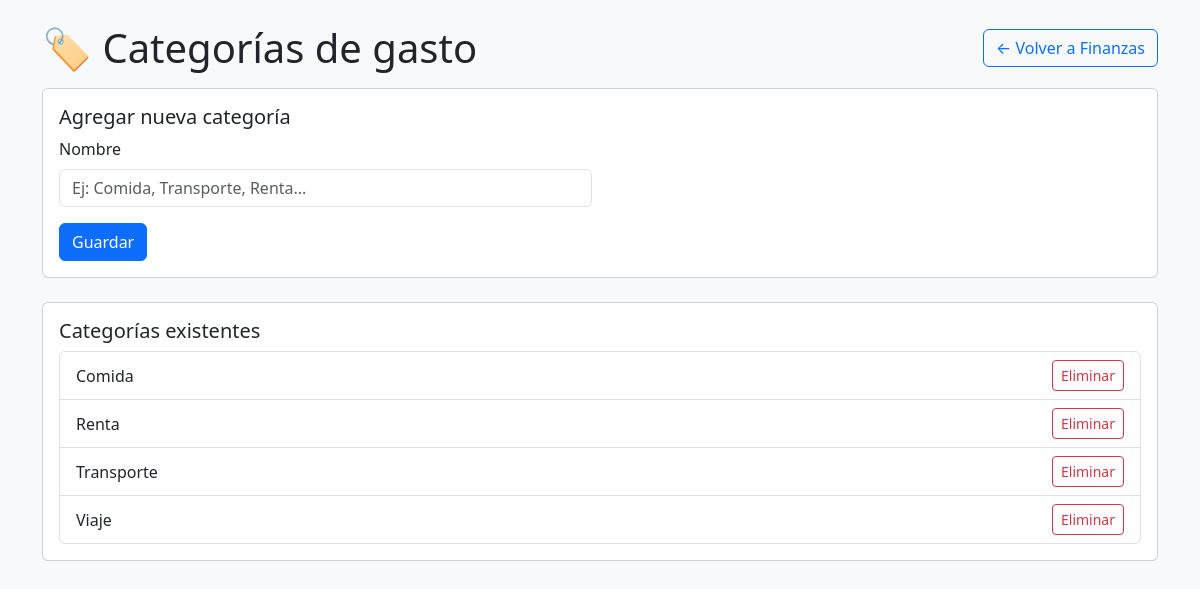
The app's page /categorias, older data.
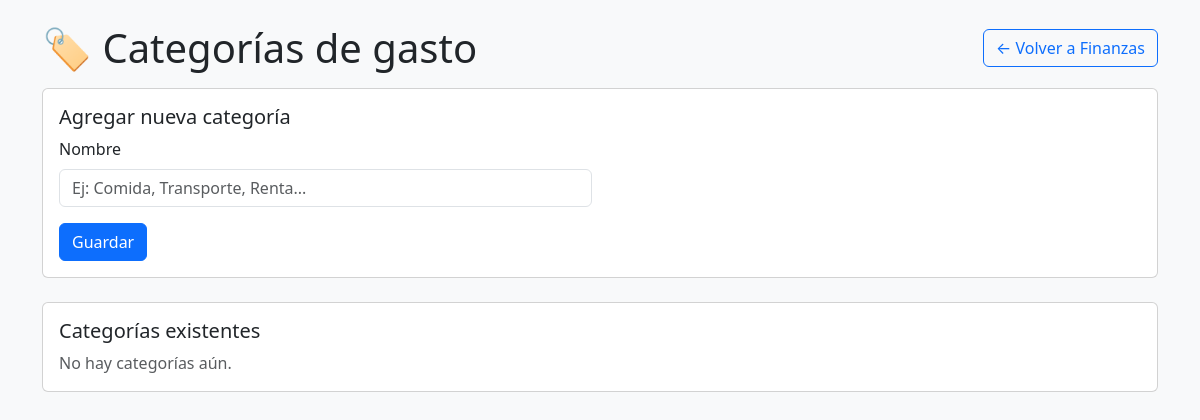
The same page, newer data.
### app.py (models this page shows, shortened)
class Categoria(db.Model):
    __tablename__ = "categorias"
    id = db.Column(db.Integer, primary_key=True)
    nombre = db.Column(db.String(100), unique=True, nullable=False)

### app.py (the view, shortened to what this page needs)
@app.route("/categorias", methods=["GET", "POST"])
def manejar_categorias():
    error = None
    eliminar_id = request.args.get("eliminar")
    if eliminar_id:
        cat = Categoria.query.get(eliminar_id)
        if cat:
            db.session.delete(cat)
            db.session.commit()
            return redirect(url_for("manejar_categorias"))
    categorias = Categoria.query.order_by(Categoria.nombre).all()
    return render_template("categorias.html", categorias=categorias, error=error)

### templates/categorias.html (shortened to what this page needs)
<!DOCTYPE html>
<html lang="es">
<head>
  <link
    href="https://cdn.jsdelivr.net/npm/bootstrap@5.3.2/dist/css/bootstrap.min.css"
    rel="stylesheet"
  >
</head>
<body class="bg-light">
  <div class="container py-4">
    <div class="d-flex justify-content-between align-items-center mb-3">
      <h1 class="mb-0">🏷️ Categorías de gasto</h1>
      <a href="{{ url_for('index') }}" class="btn btn-outline-primary">
        ← Volver a Finanzas
      </a>
    </div>
    <div class="card mb-4">
      <div class="card-body">
        <h5 class="card-title">Agregar nueva categoría</h5>
        <form method="POST" action="{{ url_for('manejar_categorias') }}">
          <div class="row g-3">
            <div class="col-md-6">
              <label class="form-label">Nombre</label>
              <input type="text" class="form-control" name="nombre" placeholder="Ej: Comida, Transporte, Renta..." required>
            </div>
          </div>
          <button type="submit" class="btn btn-primary mt-3">Guardar</button>
        </form>
      </div>
    </div>
    <div class="card">
      <div class="card-body">
        <h5 class="card-title">Categorías existentes</h5>
        {% if categorias %}
          <ul class="list-group">
            {% for c in categorias %}
              <li class="list-group-item d-flex justify-content-between align-items-center">
                {{ c.nombre }}
                <a
                  href="{{ url_for('manejar_categorias', eliminar=c.id) }}"
                  class="btn btn-sm btn-outline-danger"
                  onclick="return confirm('¿Eliminar esta categoría?');"
                >Eliminar</a>
              </li>
            {% endfor %}
          </ul>
        {% else %}
          <p class="text-muted mb-0">No hay categorías aún.</p>
        {% endif %}
      </div>
    </div>
  </div>
</body>
</html>

Row changes from the older to the newer data that the page shows:
removed Categoria: nombre "Comida"
removed Categoria: nombre "Renta"
removed Categoria: nombre "Transporte"
removed Categoria: nombre "Viaje"
Text that changed along with them:
text now shown: "No hay categorías aún."
